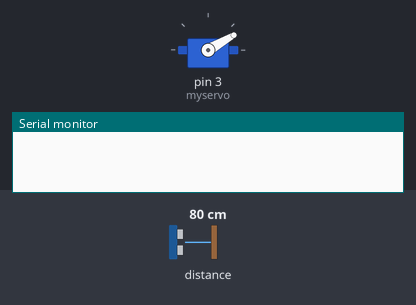
Recording of a sketch running on a simulated Arduino Uno, built with avr-gcc and run on an emulated ATmega328P. Parts: servo, the last lines printed to the serial monitor. Inputs (shaded band) come from the test bench; at power-on: distance to the obstacle 80 cm.

Above: at 0.07 s.
At 14.74 s:
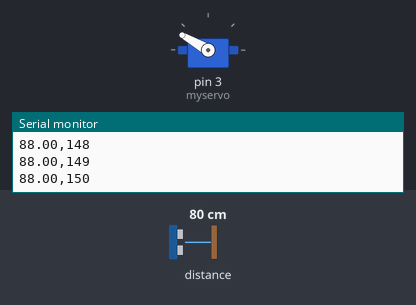
At 27.34 s:
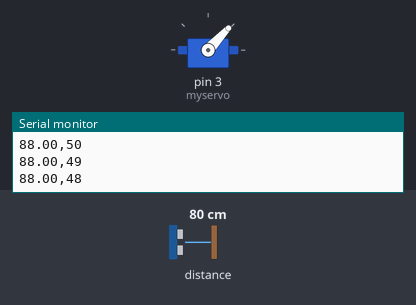
At 39.88 s:
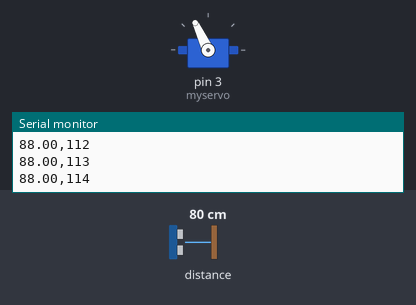
Timing chart, 0 to 40.0 s (numbered marks = the images above):
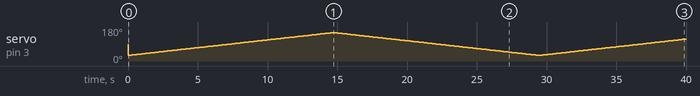

Measured:
- by itself, servo on pin 3 (myservo): 90° → 30° at 0.01 s, → 31° 0.12 s later, → 32° 0.12 s later, → 33° 0.12 s later, … (327 changes in this stretch)

The sketch:

sense.ino
```cpp
#include <Wire.h>
#include <LIDARLite.h>
#include <Servo.h>  //servo library

// Globals
LIDARLite lidarLite;
Servo myservo;
int cal_cnt = 0;

void setup()
{
  Serial.begin(9600); // Initialize serial connection to display distance readings
  myservo.attach(3);
  lidarLite.begin(0, true); // Set configuration to default and I2C to 400 kHz
  lidarLite.configure(1);
}

void measure(int angle) {
  int dist;

  int iterations = 10;
  double tot = 0;
  for (int i = 0; i <= iterations; i+= 1) {
      dist = lidarLite.distance();
      tot += dist;
  }
  double average_dist = tot/iterations;

  // Increment reading counter
  cal_cnt++;
  cal_cnt = cal_cnt % 100;

  String delim = ",";
  // Display distance
  Serial.println(average_dist + delim + angle);

}

void loop()
{
  int max_pos = 150;
  int min_pos = 30;
  int pos;
  int delay_val = 10;
  for (pos = min_pos; pos <= max_pos; pos += 1) {
    delay(delay_val);
    myservo.write(pos);
    measure(pos);
  }
  for (pos = max_pos; pos >= min_pos; pos -= 1) {
    delay(delay_val);
    myservo.write(pos);
    measure(pos);
  }
}
```
